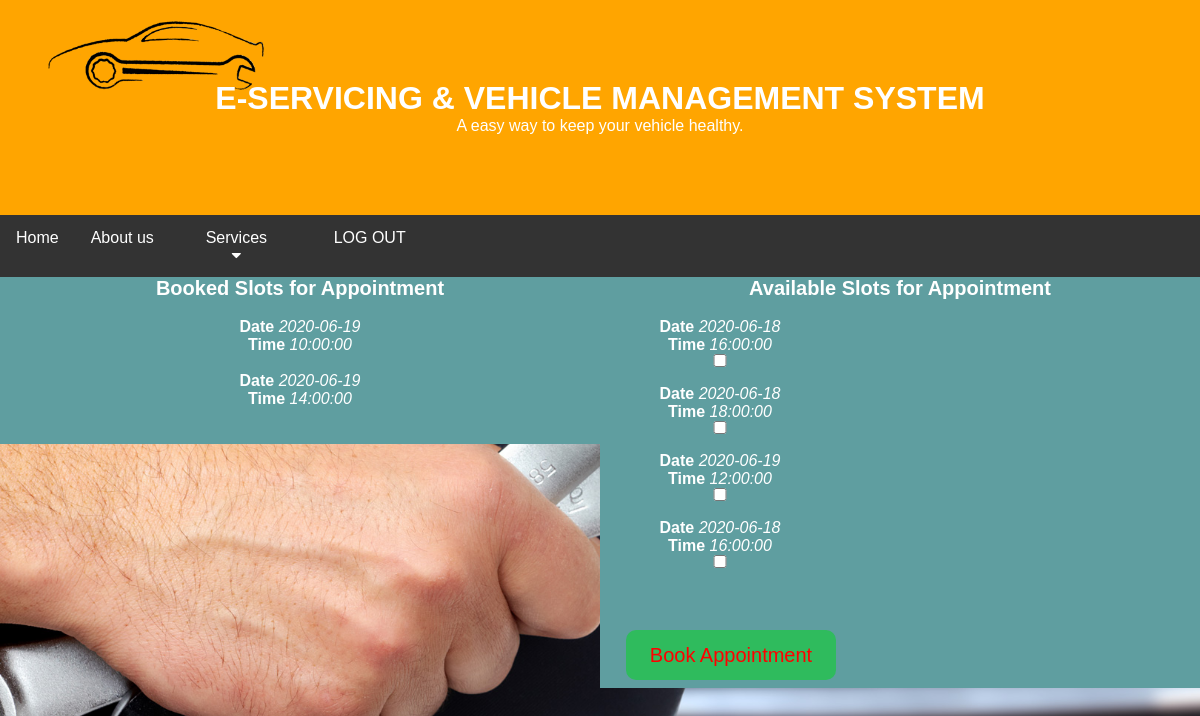
The app's page /checkappointmentslots.php with its own data.
### tables this page shows
CREATE TABLE `appointments` (
  `id` int(11) NOT NULL,
  `appointment_date` date DEFAULT NULL,
  `appointment_time` time DEFAULT NULL,
  `is_available` tinyint(1) DEFAULT NULL
);

### checkappointmentslotslogic.php (called while the page is built, shortened)
<?php $available=array();$free=array();
function fetchdata() {
    require "config.php";
    $available=array();$free=array();$_data=NULL;
    $sql = 'SELECT * FROM appointments';$q = $pdo->query($sql);$q->setFetchMode(PDO::FETCH_ASSOC);
}
?>

### checkappointmentslots.php (the view, shortened to what this page needs)
<html>
<head>
    <link rel="stylesheet" href="https://cdnjs.cloudflare.com/ajax/libs/font-awesome/4.7.0/css/font-awesome.min.css">
    <link rel="stylesheet" type="text/css" href="style.css">
    <link rel="stylesheet" type="text/css" href="just.css">
</head>
<body>
    <div class="header">
        <div style="position: absolute; width: 240px; height: 96px; left: 35px; top: 11px;"><img src="logo.png" width="230" /></div>
        <h1>E-SERVICING & VEHICLE MANAGEMENT SYSTEM</h1>
        <p>A easy way to keep your vehicle healthy.</p>
    </div>
    <div class="navbar">
        <a href="1HOME.html">Home</a>
        <a href="abt_us.html">About us</a>
        <div class="dropdown">
        <button class="dropbtn">Services
            <i class="fa fa-caret-down"></i>
        </button>
        </div>
        <a href="logout.php" class="right"> LOG OUT</a>
    </div>
    <link href="sgnup.css" rel="stylesheet" type="text/css" />
    <link rel="stylesheet" href="css/style.css">
</head>
<body>
    <div class="available_appointment_div">
        <section class="show_available_appointment_section">
            <div class="show_header">
                <b><p class="section_header" align="center">Available Slots for Appointment</p></b>
            </div>
            <br>
            <form action="checkappointmentslots.php" method="post">
                <center>
                    <?php
                        require_once "checkappointmentslotslogic.php";
                        fetchdata();
                        foreach($available as $a)
                        {
                            echo("<center><article class='show_details'>");
                                echo("<center><b>Date</b>&nbsp<i>".$a["date"]."</i></center>");
                                echo("<center><b>Time</b>&nbsp<i>".$a["time"]."</i></center>");
                                echo("<input type='checkbox' name='book_now[]' value='". $a['id']."'>");
                                echo("<br>");
                            echo("<br>");
                        }
                        echo("<br>");echo("<br>");
                    ?>
                </center>
            </form>
            <button type="submit" name="submit" class='appointment_button' style='background-color: rgb(47, 187, 93); width: 210px; height: 50px; border-radius: 10px; border: 25px; color: red; font-size: 20px;'>Book Appointment</button>
        </div>
        <section class="show_booked_appointment_section">
            <div class="show_header">
                <b><p class="section_header" align="center">Booked Slots for Appointment</p></b>
            </div>
            <br>
            <?php
                foreach($free as $f)
                {
                    echo("<article>");
                        echo("<center><b>Date</b>&nbsp<i>" . $f["date"] . "</i></center>");
                        echo("<center><b>Time</b>&nbsp<i>" . $f["time"] . "</i></center>");
                        echo("<br>");
                }
            ?>
    <br>
</body>
<body>
</body>
</html>

### style.css (style rules this page uses)
.header { padding: 80px; text-align: center; background: #FFA500; color: white; }
.fa { width: 50px; text-align: center; text-decoration: none; }

### just.css (style rules this page uses)
body { font-family: Arial, Helvetica, sans-serif; margin: 0; }
.navbar { overflow: hidden; background-color: #333; font-family: Arial; }
.navbar a { float: left; font-size: 16px; color: white; text-align: center; padding: 14px 16px; text-decoration: none; }
.dropdown { float: left; overflow: hidden; }
.dropdown .dropbtn { font-size: 16px; border: none; outline: none; color: white; padding: 14px 16px; background-color: inherit; font-family: inherit; margin: 0; }
.header { padding: 80px; text-align: center; background: #FFA500; color: white; }

### sgnup.css (style rules this page uses)
body { font-family: Tahoma, Geneva, sans-serif; color: #fff; background: url(image.jpg); background-size: cover; }
form { width: 240px; text-align: center; }
input { width: 240px; text-align: center; background: transparent; border: none; border-bottom: 1px solid #fff; font-family: 'Play', sans-serif; font-size: 16px; font-weight: 200px; padding: 10px 0; transition: border 0.5s; outline: none; color: #fff; }
::placeholder { color:aliceblue; opacity: 0.8; }

### css/style.css (style rules this page uses)
.show_available_appointment_section { background-color: cadetblue; background-size: 10px 10px; width: 50%; display: inline-block; float: right; border: 10px; border-top: 10px; border-bottom: 10px; border-right: 10px; border-left: 10px; border-color: antiquewhite; }
.show_booked_appointment_section { background-color: cadetblue; background-size: 10px 10px; width: 50%; display: inline-block; float: left; border: 10px; }
.section_header { font-size: 20px; border-width: 5px; border-color: burlywood; border-radius: 5px; border: 10px; }
.appointment_button { background-color: rgb(47, 187, 93); color: red; font-size: 20px; width: 25%; height: 5%; border-radius: 10px; border: 25px; }
* { margin: 0px; padding:0px; font-family: Helvetica, Arial, sans-serif; }
button { background-color: #4CAF50; color: white; padding: 14px 20px; margin: 8px 26px; border: none; cursor: pointer; width: 90%; font-size: 20px; }

### records on screen
appointments: appointment_date "2020-06-18", appointment_time "18:00:00"
appointments: appointment_date "2020-06-19", appointment_time "12:00:00"
appointments: appointment_date "2020-06-18", appointment_time "16:00:00"
appointments: appointment_date "2020-06-19", appointment_time "10:00:00"
appointments: appointment_date "2020-06-19", appointment_time "14:00:00"

### other values on screen
$a["date"] "2020-06-18"
$a["time"] "16:00:00"
